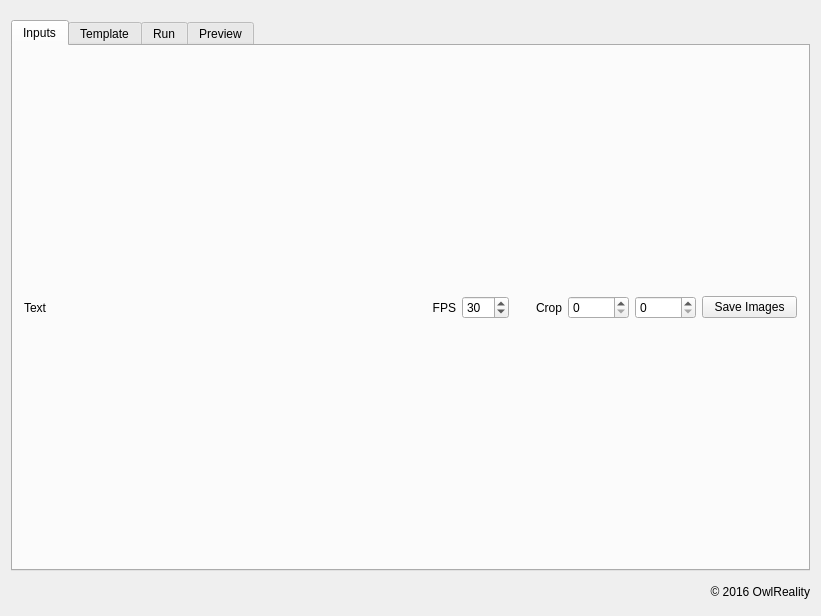
<?xml version="1.0" encoding="UTF-8"?>
<ui version="4.0">
 <class>MainWindow</class>
 <widget class="QMainWindow" name="MainWindow">
  <property name="geometry">
   <rect>
    <x>0</x>
    <y>0</y>
    <width>821</width>
    <height>616</height>
   </rect>
  </property>
  <property name="focusPolicy">
   <enum>Qt::ClickFocus</enum>
  </property>
  <property name="windowTitle">
   <string>OwlLive</string>
  </property>
  <widget class="QWidget" name="centralWidget">
   <layout class="QVBoxLayout" name="verticalLayout_2">
    <property name="topMargin">
     <number>20</number>
    </property>
    <property name="bottomMargin">
     <number>10</number>
    </property>
    <item>
     <widget class="QTabWidget" name="tabWidget">
      <property name="enabled">
       <bool>true</bool>
      </property>
      <property name="sizePolicy">
       <sizepolicy hsizetype="Preferred" vsizetype="Preferred">
        <horstretch>0</horstretch>
        <verstretch>19</verstretch>
       </sizepolicy>
      </property>
      <property name="currentIndex">
       <number>0</number>
      </property>
      <property name="usesScrollButtons">
       <bool>false</bool>
      </property>
      <property name="tabsClosable">
       <bool>false</bool>
      </property>
      <property name="tabBarAutoHide">
       <bool>false</bool>
      </property>
      <widget class="QWidget" name="tab">
       <attribute name="title">
        <string>Inputs</string>
       </attribute>
       <layout class="QGridLayout" name="gridLayout_2">
        <item row="1" column="3">
         <widget class="QLabel" name="label_6">
          <property name="sizePolicy">
           <sizepolicy hsizetype="Preferred" vsizetype="Preferred">
            <horstretch>5</horstretch>
            <verstretch>0</verstretch>
           </sizepolicy>
          </property>
          <property name="text">
           <string>Crop</string>
          </property>
          <property name="alignment">
           <set>Qt::AlignRight|Qt::AlignTrailing|Qt::AlignVCenter</set>
          </property>
         </widget>
        </item>
        <item row="1" column="4">
         <widget class="QSpinBox" name="inputs_crop_x">
          <property name="sizePolicy">
           <sizepolicy hsizetype="Minimum" vsizetype="Fixed">
            <horstretch>5</horstretch>
            <verstretch>0</verstretch>
           </sizepolicy>
          </property>
          <property name="maximum">
           <number>10000</number>
          </property>
         </widget>
        </item>
        <item row="1" column="5">
         <widget class="QSpinBox" name="inputs_crop_w">
          <property name="sizePolicy">
           <sizepolicy hsizetype="Minimum" vsizetype="Fixed">
            <horstretch>5</horstretch>
            <verstretch>0</verstretch>
           </sizepolicy>
          </property>
          <property name="maximum">
           <number>10000</number>
          </property>
         </widget>
        </item>
        <item row="1" column="6">
         <widget class="QPushButton" name="inputs_action_save">
          <property name="sizePolicy">
           <sizepolicy hsizetype="Minimum" vsizetype="Fixed">
            <horstretch>10</horstretch>
            <verstretch>0</verstretch>
           </sizepolicy>
          </property>
          <property name="text">
           <string>Save Images</string>
          </property>
         </widget>
        </item>
        <item row="1" column="0">
         <widget class="QLabel" name="inputs_info">
          <property name="sizePolicy">
           <sizepolicy hsizetype="Preferred" vsizetype="Preferred">
            <horstretch>40</horstretch>
            <verstretch>0</verstretch>
           </sizepolicy>
          </property>
          <property name="text">
           <string>Text</string>
          </property>
         </widget>
        </item>
        <item row="0" column="0" colspan="7">
         <layout class="QGridLayout" name="inputs_grid"/>
        </item>
        <item row="1" column="2">
         <widget class="QSpinBox" name="inputs_fps">
          <property name="sizePolicy">
           <sizepolicy hsizetype="Minimum" vsizetype="Fixed">
            <horstretch>5</horstretch>
            <verstretch>0</verstretch>
           </sizepolicy>
          </property>
          <property name="minimum">
           <number>1</number>
          </property>
          <property name="maximum">
           <number>60</number>
          </property>
          <property name="value">
           <number>30</number>
          </property>
         </widget>
        </item>
        <item row="1" column="1">
         <widget class="QLabel" name="label_15">
          <property name="sizePolicy">
           <sizepolicy hsizetype="Preferred" vsizetype="Preferred">
            <horstretch>5</horstretch>
            <verstretch>0</verstretch>
           </sizepolicy>
          </property>
          <property name="text">
           <string>FPS</string>
          </property>
          <property name="alignment">
           <set>Qt::AlignRight|Qt::AlignTrailing|Qt::AlignVCenter</set>
          </property>
         </widget>
        </item>
       </layout>
      </widget>
      <widget class="QWidget" name="tab_2">
       <attribute name="title">
        <string>Template</string>
       </attribute>
       <layout class="QGridLayout" name="gridLayout_3">
        <item row="0" column="0">
         <layout class="QVBoxLayout" name="verticalLayout_4">
          <property name="topMargin">
           <number>0</number>
          </property>
          <item>
           <layout class="QHBoxLayout" name="horizontalLayout_6">
            <property name="spacing">
             <number>10</number>
            </property>
            <property name="topMargin">
             <number>0</number>
            </property>
            <item>
             <widget class="QLabel" name="template_info">
              <property name="sizePolicy">
               <sizepolicy hsizetype="Preferred" vsizetype="Preferred">
                <horstretch>4</horstretch>
                <verstretch>0</verstretch>
               </sizepolicy>
              </property>
              <property name="text">
               <string>Text</string>
              </property>
              <property name="alignment">
               <set>Qt::AlignRight|Qt::AlignTrailing|Qt::AlignVCenter</set>
              </property>
             </widget>
            </item>
            <item>
             <widget class="QCheckBox" name="template_3d_check">
              <property name="text">
               <string>3D</string>
              </property>
             </widget>
            </item>
            <item>
             <widget class="QCheckBox" name="template_lon_select_check">
              <property name="enabled">
               <bool>false</bool>
              </property>
              <property name="text">
               <string>Split on longitude for first X inputs:</string>
              </property>
              <property name="checkable">
               <bool>true</bool>
              </property>
              <property name="checked">
               <bool>false</bool>
              </property>
             </widget>
            </item>
            <item>
             <widget class="QSpinBox" name="template_lon_select_num">
              <property name="enabled">
               <bool>false</bool>
              </property>
              <property name="minimum">
               <number>0</number>
              </property>
              <property name="value">
               <number>16</number>
              </property>
             </widget>
            </item>
           </layout>
          </item>
          <item>
           <layout class="QHBoxLayout" name="horizontalLayout_5">
            <property name="topMargin">
             <number>0</number>
            </property>
            <item>
             <layout class="QGridLayout" name="gridLayout_4">
              <property name="topMargin">
               <number>0</number>
              </property>
              <item row="0" column="0">
               <widget class="QPushButton" name="template_load_left">
                <property name="sizePolicy">
                 <sizepolicy hsizetype="Minimum" vsizetype="Fixed">
                  <horstretch>0</horstretch>
                  <verstretch>0</verstretch>
                 </sizepolicy>
                </property>
                <property name="text">
                 <string>Load Template (Left eye / non-3D)</string>
                </property>
               </widget>
              </item>
              <item row="1" column="0">
               <widget class="QTreeView" name="template_tree_view_left"/>
              </item>
             </layout>
            </item>
            <item>
             <layout class="QGridLayout" name="gridLayout_5">
              <property name="topMargin">
               <number>0</number>
              </property>
              <property name="rightMargin">
               <number>0</number>
              </property>
              <item row="0" column="0">
               <widget class="QPushButton" name="template_load_right">
                <property name="enabled">
                 <bool>false</bool>
                </property>
                <property name="text">
                 <string>Load Template (Right eye)</string>
                </property>
               </widget>
              </item>
              <item row="1" column="0">
               <widget class="QTreeView" name="template_tree_view_right">
                <property name="enabled">
                 <bool>false</bool>
                </property>
               </widget>
              </item>
             </layout>
            </item>
           </layout>
          </item>
         </layout>
        </item>
       </layout>
      </widget>
      <widget class="QWidget" name="tab_config">
       <property name="enabled">
        <bool>true</bool>
       </property>
       <attribute name="title">
        <string>Run</string>
       </attribute>
       <layout class="QVBoxLayout" name="verticalLayout">
        <item>
         <layout class="QHBoxLayout" name="horizontalLayout_2" stretch="1,2">
          <property name="leftMargin">
           <number>20</number>
          </property>
          <property name="topMargin">
           <number>10</number>
          </property>
          <property name="rightMargin">
           <number>20</number>
          </property>
          <property name="bottomMargin">
           <number>10</number>
          </property>
          <item>
           <layout class="QVBoxLayout" name="verticalLayout_5" stretch="1,1">
            <property name="rightMargin">
             <number>0</number>
            </property>
            <property name="bottomMargin">
             <number>0</number>
            </property>
            <item>
             <widget class="QGroupBox" name="group_paranoma">
              <property name="title">
               <string>Paranoma Settings</string>
              </property>
              <layout class="QFormLayout" name="formLayout">
               <item row="0" column="0">
                <widget class="QLabel" name="label_4">
                 <property name="text">
                  <string>Algorithm</string>
                 </property>
                </widget>
               </item>
               <item row="0" column="1">
                <widget class="QComboBox" name="paranoma_algorithm">
                 <item>
                  <property name="text">
                   <string>Multi-band 128</string>
                  </property>
                 </item>
                 <item>
                  <property name="text">
                   <string>Multi-band 64</string>
                  </property>
                 </item>
                 <item>
                  <property name="text">
                   <string>Multi-band 32</string>
                  </property>
                 </item>
                 <item>
                  <property name="text">
                   <string>Linear</string>
                  </property>
                 </item>
                </widget>
               </item>
               <item row="1" column="0">
                <widget class="QLabel" name="label_5">
                 <property name="text">
                  <string>Width</string>
                 </property>
                </widget>
               </item>
               <item row="1" column="1">
                <widget class="QSpinBox" name="paranoma_width">
                 <property name="minimum">
                  <number>2</number>
                 </property>
                 <property name="maximum">
                  <number>7680</number>
                 </property>
                 <property name="singleStep">
                  <number>2</number>
                 </property>
                 <property name="value">
                  <number>3840</number>
                 </property>
                </widget>
               </item>
               <item row="2" column="0">
                <widget class="QLabel" name="label_8">
                 <property name="text">
                  <string>Height</string>
                 </property>
                </widget>
               </item>
               <item row="2" column="1">
                <widget class="QSpinBox" name="paranoma_height">
                 <property name="minimum">
                  <number>1</number>
                 </property>
                 <property name="maximum">
                  <number>3840</number>
                 </property>
                 <property name="value">
                  <number>2160</number>
                 </property>
                </widget>
               </item>
              </layout>
              <zorder>paranoma_width</zorder>
              <zorder>paranoma_algorithm</zorder>
              <zorder>label_4</zorder>
              <zorder>label_5</zorder>
              <zorder>label_8</zorder>
              <zorder>paranoma_height</zorder>
             </widget>
            </item>
            <item>
             <widget class="QGroupBox" name="groupBox">
              <property name="title">
               <string>Preview Settings</string>
              </property>
              <layout class="QFormLayout" name="formLayout_5">
               <item row="1" column="0">
                <widget class="QLabel" name="label_16">
                 <property name="text">
                  <string>Width</string>
                 </property>
                </widget>
               </item>
               <item row="1" column="1">
                <widget class="QSpinBox" name="preview_width">
                 <property name="minimum">
                  <number>100</number>
                 </property>
                 <property name="maximum">
                  <number>4096</number>
                 </property>
                 <property name="value">
                  <number>1280</number>
                 </property>
                </widget>
               </item>
               <item row="2" column="0">
                <widget class="QLabel" name="label_17">
                 <property name="text">
                  <string>Height</string>
                 </property>
                </widget>
               </item>
               <item row="2" column="1">
                <widget class="QSpinBox" name="preview_height">
                 <property name="minimum">
                  <number>50</number>
                 </property>
                 <property name="maximum">
                  <number>4096</number>
                 </property>
                 <property name="value">
                  <number>640</number>
                 </property>
                </widget>
               </item>
               <item row="0" column="1">
                <widget class="QCheckBox" name="preview_enable">
                 <property name="text">
                  <string>Enable</string>
                 </property>
                 <property name="checked">
                  <bool>true</bool>
                 </property>
                </widget>
               </item>
              </layout>
             </widget>
            </item>
           </layout>
          </item>
          <item>
           <widget class="QTabWidget" name="tabWidget_2">
            <property name="currentIndex">
             <number>0</number>
            </property>
            <widget class="QWidget" name="tab_3">
             <attribute name="title">
              <string>HLS</string>
             </attribute>
             <layout class="QFormLayout" name="formLayout_6">
              <item row="0" column="1">
               <widget class="QCheckBox" name="hls_enable">
                <property name="text">
                 <string>Enable</string>
                </property>
               </widget>
              </item>
              <item row="1" column="0">
               <widget class="QLabel" name="label">
                <property name="text">
                 <string>Codec</string>
                </property>
               </widget>
              </item>
              <item row="1" column="1">
               <widget class="QComboBox" name="hls_codec">
                <item>
                 <property name="text">
                  <string>nvenc_h264</string>
                 </property>
                </item>
                <item>
                 <property name="text">
                  <string>nvenc_hevc</string>
                 </property>
                </item>
               </widget>
              </item>
              <item row="2" column="1">
               <widget class="QDoubleSpinBox" name="hls_bitrate">
                <property name="maximum">
                 <double>1000.000000000000000</double>
                </property>
                <property name="value">
                 <double>10.000000000000000</double>
                </property>
               </widget>
              </item>
              <item row="2" column="0">
               <widget class="QLabel" name="label_2">
                <property name="text">
                 <string>Bitrate (Mbps)</string>
                </property>
               </widget>
              </item>
              <item row="3" column="0">
               <widget class="QLabel" name="label_3">
                <property name="text">
                 <string>GOP Size</string>
                </property>
               </widget>
              </item>
              <item row="3" column="1">
               <widget class="QSpinBox" name="hls_gopsize">
                <property name="minimum">
                 <number>25</number>
                </property>
                <property name="maximum">
                 <number>1000</number>
                </property>
               </widget>
              </item>
              <item row="4" column="0">
               <widget class="QLabel" name="label_11">
                <property name="text">
                 <string>Seg Time (s)</string>
                </property>
               </widget>
              </item>
              <item row="4" column="1">
               <widget class="QSpinBox" name="hls_segment_time">
                <property name="minimum">
                 <number>1</number>
                </property>
                <property name="maximum">
                 <number>30</number>
                </property>
                <property name="value">
                 <number>2</number>
                </property>
               </widget>
              </item>
              <item row="5" column="0">
               <widget class="QLabel" name="label_12">
                <property name="text">
                 <string>List Size</string>
                </property>
               </widget>
              </item>
              <item row="5" column="1">
               <widget class="QSpinBox" name="hls_list_size">
                <property name="minimum">
                 <number>1</number>
                </property>
                <property name="maximum">
                 <number>1000</number>
                </property>
                <property name="value">
                 <number>30</number>
                </property>
               </widget>
              </item>
              <item row="6" column="0">
               <widget class="QLabel" name="label_13">
                <property name="text">
                 <string>.m3u8 path</string>
                </property>
               </widget>
              </item>
              <item row="6" column="1">
               <layout class="QHBoxLayout" name="horizontalLayout">
                <property name="spacing">
                 <number>2</number>
                </property>
                <property name="leftMargin">
                 <number>0</number>
                </property>
                <property name="topMargin">
                 <number>0</number>
                </property>
                <property name="rightMargin">
                 <number>0</number>
                </property>
                <property name="bottomMargin">
                 <number>0</number>
                </property>
                <item>
                 <widget class="QLineEdit" name="hls_path">
                  <property name="text">
                   <string>/tmp/vr.m3u8</string>
                  </property>
                  <property name="readOnly">
                   <bool>true</bool>
                  </property>
                 </widget>
                </item>
                <item>
                 <widget class="QPushButton" name="hls_path_select">
                  <property name="text">
                   <string>...</string>
                  </property>
                 </widget>
                </item>
               </layout>
              </item>
             </layout>
            </widget>
            <widget class="QWidget" name="tab_6">
             <attribute name="title">
              <string>RTMP</string>
             </attribute>
             <layout class="QFormLayout" name="formLayout_2">
              <item row="0" column="1">
               <widget class="QCheckBox" name="rtmp_enable">
                <property name="text">
                 <string>Enable</string>
                </property>
               </widget>
              </item>
              <item row="1" column="0">
               <widget class="QLabel" name="label_28">
                <property name="text">
                 <string>Codec</string>
                </property>
               </widget>
              </item>
              <item row="1" column="1">
               <widget class="QComboBox" name="rtmp_codec">
                <item>
                 <property name="text">
                  <string>nvenc_h264</string>
                 </property>
                </item>
                <item>
                 <property name="text">
                  <string>nvenc_hevc</string>
                 </property>
                </item>
               </widget>
              </item>
              <item row="2" column="0">
               <widget class="QLabel" name="label_33">
                <property name="text">
                 <string>Bitrate (Mbps)</string>
                </property>
               </widget>
              </item>
              <item row="2" column="1">
               <widget class="QDoubleSpinBox" name="rtmp_bitrate">
                <property name="maximum">
                 <double>1000.000000000000000</double>
                </property>
                <property name="value">
                 <double>10.000000000000000</double>
                </property>
               </widget>
              </item>
              <item row="3" column="0">
               <widget class="QLabel" name="label_29">
                <property name="text">
                 <string>GOP Size</string>
                </property>
               </widget>
              </item>
              <item row="3" column="1">
               <widget class="QSpinBox" name="rtmp_gopsize">
                <property name="minimum">
                 <number>25</number>
                </property>
                <property name="maximum">
                 <number>1000</number>
                </property>
               </widget>
              </item>
              <item row="4" column="0">
               <widget class="QLabel" name="label_30">
                <property name="sizePolicy">
                 <sizepolicy hsizetype="Preferred" vsizetype="Preferred">
                  <horstretch>1</horstretch>
                  <verstretch>0</verstretch>
                 </sizepolicy>
                </property>
                <property name="text">
                 <string>URL</string>
                </property>
               </widget>
              </item>
              <item row="4" column="1">
               <widget class="QLineEdit" name="rtmp_url">
                <property name="sizePolicy">
                 <sizepolicy hsizetype="Preferred" vsizetype="Fixed">
                  <horstretch>2</horstretch>
                  <verstretch>0</verstretch>
                 </sizepolicy>
                </property>
                <property name="minimumSize">
                 <size>
                  <width>200</width>
                  <height>0</height>
                 </size>
                </property>
                <property name="placeholderText">
                 <string>rtmp://localhost:8080/live/vr</string>
                </property>
               </widget>
              </item>
             </layout>
            </widget>
            <widget class="QWidget" name="tab_4">
             <attribute name="title">
              <string>Save to file</string>
             </attribute>
             <layout class="QFormLayout" name="formLayout_3">
              <item row="0" column="1">
               <widget class="QCheckBox" name="file_enable">
                <property name="text">
                 <string>Enable</string>
                </property>
               </widget>
              </item>
              <item row="4" column="0">
               <widget class="QLabel" name="label_21">
                <property name="text">
                 <string>Filename</string>
                </property>
               </widget>
              </item>
              <item row="1" column="0">
               <widget class="QLabel" name="label_9">
                <property name="text">
                 <string>Codec</string>
                </property>
               </widget>
              </item>
              <item row="1" column="1">
               <widget class="QComboBox" name="file_codec">
                <property name="sizePolicy">
                 <sizepolicy hsizetype="Preferred" vsizetype="Fixed">
                  <horstretch>0</horstretch>
                  <verstretch>0</verstretch>
                 </sizepolicy>
                </property>
                <item>
                 <property name="text">
                  <string>nvenc_h264</string>
                 </property>
                </item>
                <item>
                 <property name="text">
                  <string>nvenc_hevc</string>
                 </property>
                </item>
               </widget>
              </item>
              <item row="2" column="0">
               <widget class="QLabel" name="label_10">
                <property name="text">
                 <string>Bitrate (Mbps)</string>
                </property>
               </widget>
              </item>
              <item row="2" column="1">
               <widget class="QDoubleSpinBox" name="file_bitrate">
                <property name="maximum">
                 <double>1000.000000000000000</double>
                </property>
                <property name="value">
                 <double>50.000000000000000</double>
                </property>
               </widget>
              </item>
              <item row="3" column="0">
               <widget class="QLabel" name="label_14">
                <property name="text">
                 <string>GOP Size</string>
                </property>
               </widget>
              </item>
              <item row="3" column="1">
               <widget class="QSpinBox" name="file_gopsize">
                <property name="minimum">
                 <number>25</number>
                </property>
                <property name="maximum">
                 <number>1000</number>
                </property>
                <property name="value">
                 <number>60</number>
                </property>
               </widget>
              </item>
              <item row="4" column="1">
               <layout class="QHBoxLayout" name="horizontalLayout_3">
                <property name="spacing">
                 <number>2</number>
                </property>
                <property name="leftMargin">
                 <number>0</number>
                </property>
                <property name="topMargin">
                 <number>0</number>
                </property>
                <property name="rightMargin">
                 <number>0</number>
                </property>
                <property name="bottomMargin">
                 <number>0</number>
                </property>
                <item>
                 <widget class="QLineEdit" name="file_path">
                  <property name="text">
                   <string>/tmp/vr.ts</string>
                  </property>
                  <property name="readOnly">
                   <bool>true</bool>
                  </property>
                 </widget>
                </item>
                <item>
                 <widget class="QPushButton" name="file_path_select">
                  <property name="text">
                   <string>...</string>
                  </property>
                 </widget>
                </item>
               </layout>
              </item>
             </layout>
            </widget>
            <widget class="QWidget" name="tab_5">
             <attribute name="title">
              <string>Decklink</string>
             </attribute>
             <layout class="QFormLayout" name="formLayout_4">
              <item row="0" column="1">
               <widget class="QCheckBox" name="decklink_enable">
                <property name="text">
                 <string>Enable</string>
                </property>
               </widget>
              </item>
              <item row="1" column="0">
               <widget class="QLabel" name="label_22">
                <property name="text">
                 <string>Device</string>
                </property>
               </widget>
              </item>
              <item row="1" column="1">
               <widget class="QLineEdit" name="decklink_device">
                <property name="text">
                 <string>DeckLink SDI 4K</string>
                </property>
               </widget>
              </item>
              <item row="2" column="0">
               <widget class="QLabel" name="label_23">
                <property name="text">
                 <string>Framerate</string>
                </property>
               </widget>
              </item>
              <item row="2" column="1">
               <widget class="QLineEdit" name="decklink_output_fps">
                <property name="text">
                 <string>30000/1000</string>
                </property>
               </widget>
              </item>
             </layout>
            </widget>
           </widget>
          </item>
         </layout>
        </item>
        <item>
         <widget class="QGroupBox" name="group_run">
          <property name="title">
           <string>Run</string>
          </property>
          <layout class="QHBoxLayout" name="horizontalLayout_4">
           <property name="spacing">
            <number>8</number>
           </property>
           <item>
            <widget class="QPushButton" name="pushButton_run">
             <property name="sizePolicy">
              <sizepolicy hsizetype="Minimum" vsizetype="Fixed">
               <horstretch>1</horstretch>
               <verstretch>0</verstretch>
              </sizepolicy>
             </property>
             <property name="text">
              <string>Start</string>
             </property>
            </widget>
           </item>
           <item>
            <widget class="QPushButton" name="pushButton_stop">
             <property name="enabled">
              <bool>false</bool>
             </property>
             <property name="sizePolicy">
              <sizepolicy hsizetype="Minimum" vsizetype="Fixed">
               <horstretch>1</horstretch>
               <verstretch>0</verstretch>
              </sizepolicy>
             </property>
             <property name="text">
              <string>Stop</string>
             </property>
            </widget>
           </item>
           <item>
            <widget class="QLabel" name="running_status">
             <property name="sizePolicy">
              <sizepolicy hsizetype="Preferred" vsizetype="Preferred">
               <horstretch>3</horstretch>
               <verstretch>0</verstretch>
              </sizepolicy>
             </property>
             <property name="text">
              <string>Not Running</string>
             </property>
            </widget>
           </item>
          </layout>
         </widget>
        </item>
        <item>
         <widget class="QGroupBox" name="groupBox_magic">
          <property name="title">
           <string>Magic</string>
          </property>
          <layout class="QGridLayout" name="gridLayout">
           <item row="0" column="1">
            <widget class="QCheckBox" name="check_cheat">
             <property name="text">
              <string>Cheat</string>
             </property>
            </widget>
           </item>
           <item row="1" column="0">
            <widget class="QPushButton" name="pushButton_encrypt_cmd">
             <property name="text">
              <string>Encrypt CMD</string>
             </property>
            </widget>
           </item>
           <item row="1" column="1" colspan="2">
            <widget class="QLineEdit" name="line_cmd_encrypted">
             <property name="readOnly">
              <bool>true</bool>
             </property>
            </widget>
           </item>
           <item row="0" column="0">
            <widget class="QPushButton" name="pushButton_gen_cmd">
             <property name="text">
              <string>Generate CMD</string>
             </property>
            </widget>
           </item>
           <item row="0" column="2">
            <widget class="QLineEdit" name="line_cmd">
             <property name="readOnly">
              <bool>true</bool>
             </property>
            </widget>
           </item>
          </layout>
         </widget>
        </item>
       </layout>
      </widget>
      <widget class="QWidget" name="tab_preview">
       <attribute name="title">
        <string>Preview</string>
       </attribute>
       <layout class="QVBoxLayout" name="verticalLayout_3">
        <item>
         <layout class="QVBoxLayout" name="preview_layout"/>
        </item>
       </layout>
      </widget>
     </widget>
    </item>
    <item>
     <widget class="QLabel" name="label_7">
      <property name="sizePolicy">
       <sizepolicy hsizetype="Preferred" vsizetype="Preferred">
        <horstretch>0</horstretch>
        <verstretch>1</verstretch>
       </sizepolicy>
      </property>
      <property name="text">
       <string>© 2016 OwlReality</string>
      </property>
      <property name="alignment">
       <set>Qt::AlignRight|Qt::AlignTrailing|Qt::AlignVCenter</set>
      </property>
     </widget>
    </item>
   </layout>
  </widget>
 </widget>
 <layoutdefault spacing="6" margin="11"/>
 <resources/>
 <connections/>
</ui>
